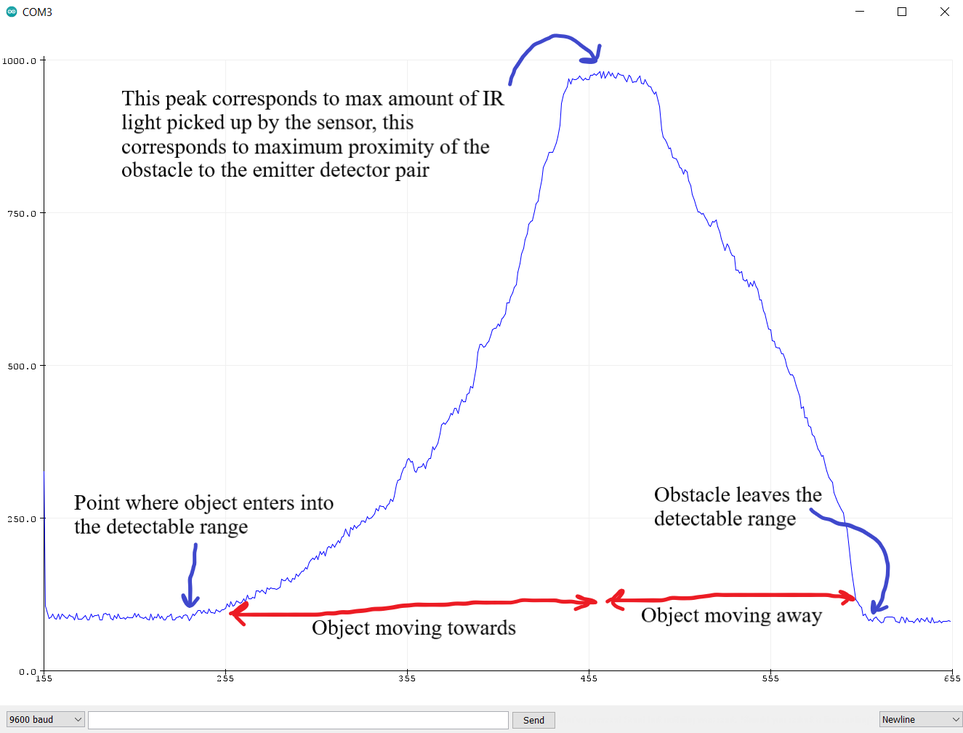
#> input picture Arduino Codes/IR Reflection Data.png, 963 x 733 px, shrunk from 1325 x 1008 before the run, given in place of the camera
$ python ColorDetection.py
#> lines starting #> are read from the running program, lines starting #| are printed output that depends on the picture; after the words box and inside, x2 and y2 are one past the last pixel; in counts of white or black regions, pixels touching at a corner belong together
"""
Arihant Tiwari
"""

import numpy as np
import cv2


# Capturing video through webcam
webcam = cv2.VideoCapture(0)

# Start a while loop
while(1):

	# Reading the video from the
	# webcam in image frames
	_, imageFrame = webcam.read()
#> imageFrame is the input picture: shape (733, 963, 3); mean B, G, R 249.2, 248.2, 249

	# Convert the imageFrame in
	# BGR(RGB color space) to
	# HSV(hue-saturation-value)
	# color space
	hsvFrame = cv2.cvtColor(imageFrame, cv2.COLOR_BGR2HSV)
#> hsvFrame: shape (733, 963, 3); mean H, S, V 3.4, 2.1, 250.1

	# Set range for red color and
	# define mask
	red_lower = np.array([136, 87, 111], np.uint8)
	red_upper = np.array([180, 255, 255], np.uint8)
	red_mask = cv2.inRange(hsvFrame, red_lower, red_upper)
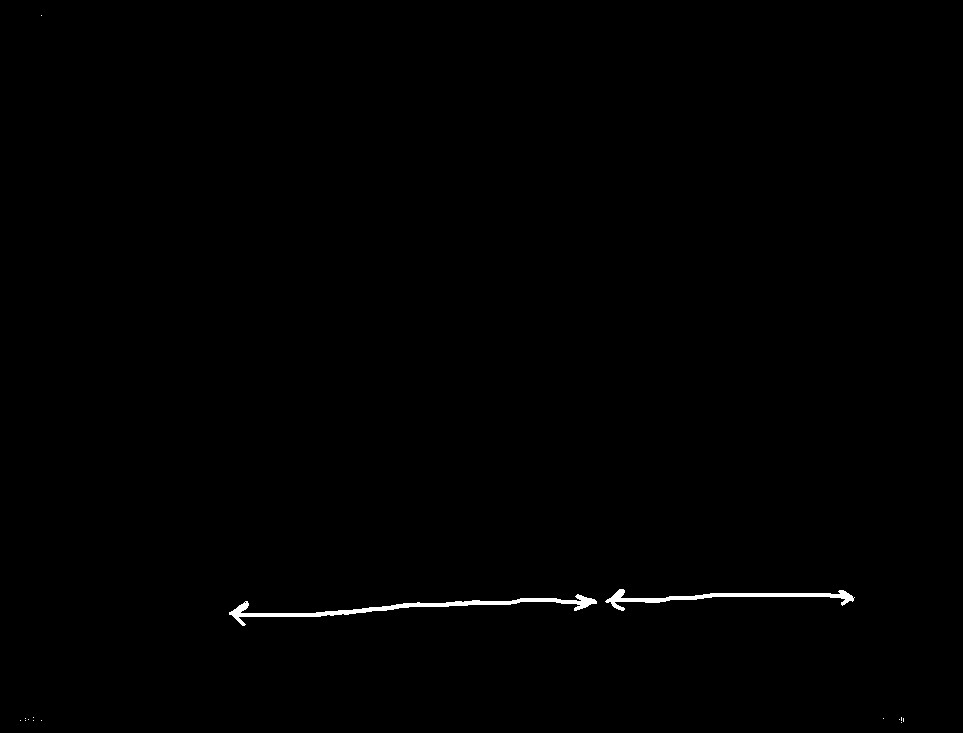
#> red_mask: shape (733, 963); 0.43% white; 15 white regions (13 under 20 px), largest, box (x1, y1, x2, y2) and area: (229, 594, 597, 626) 1805, (605, 589, 855, 611) 1229

	# Set range for green color and
	# define mask
	green_lower = np.array([25, 52, 72], np.uint8)
	green_upper = np.array([102, 255, 255], np.uint8)
	green_mask = cv2.inRange(hsvFrame, green_lower, green_upper)
#> green_mask: shape (733, 963); 0.02% white in thin lines or dots

	# Set range for blue color and
	# define mask
	blue_lower = np.array([94, 80, 2], np.uint8)
	blue_upper = np.array([120, 255, 255], np.uint8)
	blue_mask = cv2.inRange(hsvFrame, blue_lower, blue_upper)
#> blue_mask: shape (733, 963); 0.65% white in thin lines or dots

	# Morphological Transform, Dilation
	# for each color and bitwise_and operator
	# between imageFrame and mask determines
	# to detect only that particular color
	kernal = np.ones((5, 5), "uint8")

	# For red color
	red_mask = cv2.dilate(red_mask, kernal)
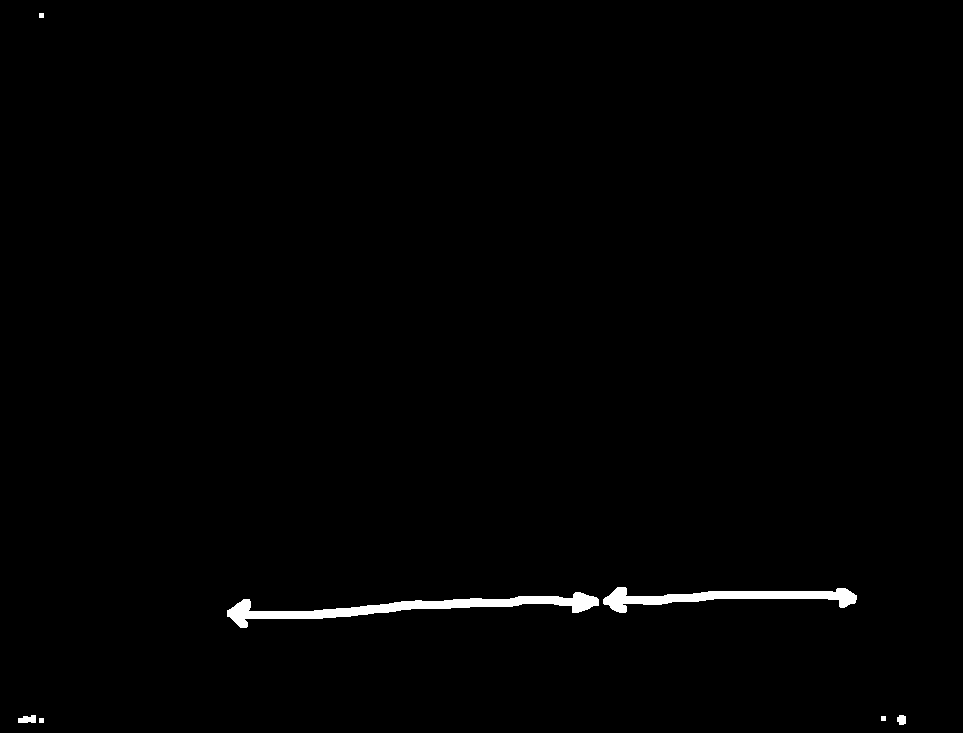
#> red_mask: shape (733, 963); 0.9% white; 7 white regions, largest, box (x1, y1, x2, y2) and area: (227, 592, 599, 628) 3598, (603, 587, 857, 613) 2470, (18, 715, 36, 723) 115
	res_red = cv2.bitwise_and(imageFrame, imageFrame,
							mask = red_mask)

	# For green color
	green_mask = cv2.dilate(green_mask, kernal)
#> green_mask: shape (733, 963); 0.16% white; 10 white regions, largest, box (x1, y1, x2, y2) and area: (4, 4, 19, 19) 202, (523, 715, 547, 726) 187, (9, 714, 26, 725) 142
	res_green = cv2.bitwise_and(imageFrame, imageFrame,
								mask = green_mask)

	# For blue color
	blue_mask = cv2.dilate(blue_mask, kernal)
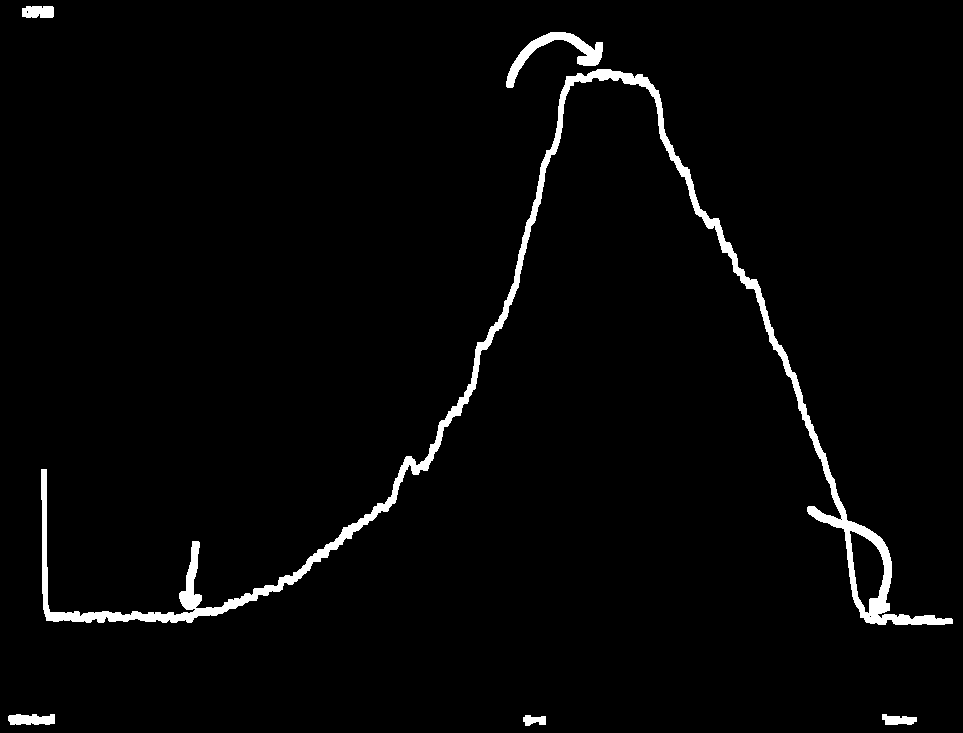
#> blue_mask: shape (733, 963); 2.5% white; 6 white regions
	res_blue = cv2.bitwise_and(imageFrame, imageFrame,
							mask = blue_mask)

	# Creating contour to track red color
	contours, hierarchy = cv2.findContours(red_mask,
										cv2.RETR_TREE,
										cv2.CHAIN_APPROX_SIMPLE)
#> contours = 7 contours, 3 with area under 20; largest, box (x1, y1, x2, y2) and area: (227, 592, 599, 628) 3204, (603, 587, 857, 613) 2196, (18, 715, 36, 723) 90, (897, 715, 906, 725) 60

	for pic, contour in enumerate(contours):
		area = cv2.contourArea(contour)
		if(area > 300):
			x, y, w, h = cv2.boundingRect(contour)
			imageFrame = cv2.rectangle(imageFrame, (x, y),
									(x + w, y + h),
									(0, 0, 255), 2)

			cv2.putText(imageFrame, "Red Colour", (x, y),
						cv2.FONT_HERSHEY_SIMPLEX, 1.0,
						(0, 0, 255))
#> this loop made 7 passes
#> (area, x, y, w, h) on passes 5 to 6: (3204.5, 227, 592, 372, 36), (2196, 603, 587, 254, 26)
#> area on passes 3 to 4: 60, 90.5
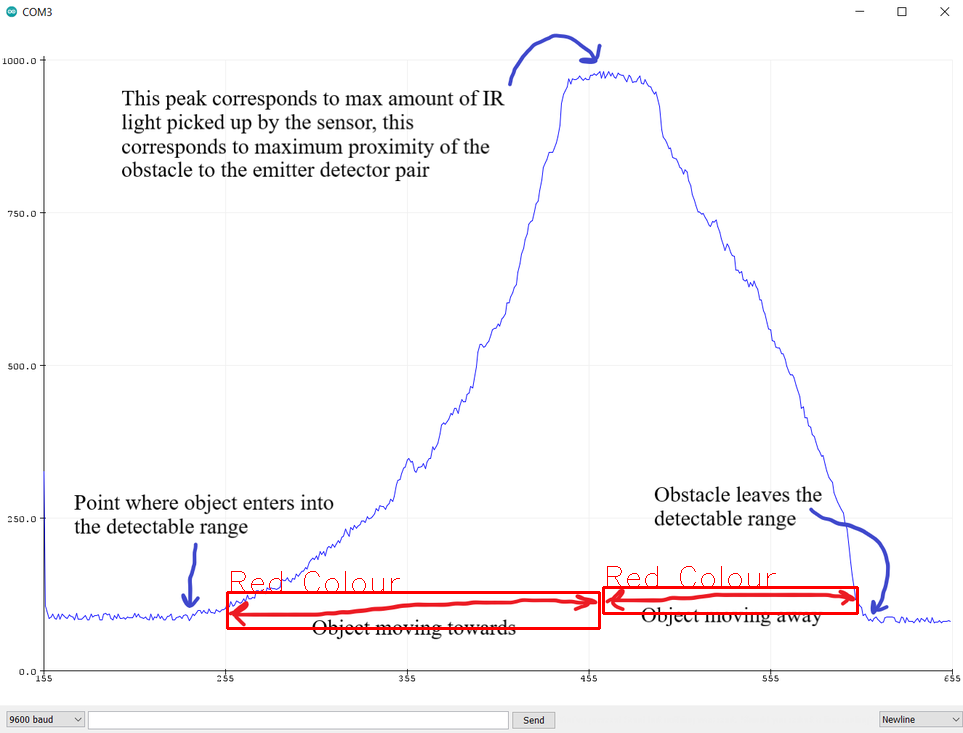
#> imageFrame: shape (733, 963, 3); 0.67% of pixels changed, all inside (x1, y1, x2, y2) = (226, 566, 859, 630)

	# Creating contour to track green color
	contours, hierarchy = cv2.findContours(green_mask,
										cv2.RETR_TREE,
										cv2.CHAIN_APPROX_SIMPLE)
#> contours = 10 contours, 1 with area under 20; largest, box (x1, y1, x2, y2) and area: (4, 4, 19, 19) 178, (523, 715, 547, 726) 154, (9, 714, 26, 725) 115, (34, 7, 48, 17) 103, (35, 716, 51, 725) 98

	for pic, contour in enumerate(contours):
		area = cv2.contourArea(contour)
		if(area > 300):
			x, y, w, h = cv2.boundingRect(contour)
			imageFrame = cv2.rectangle(imageFrame, (x, y),
									(x + w, y + h),
									(0, 255, 0), 2)

			cv2.putText(imageFrame, "Green Colour", (x, y),
						cv2.FONT_HERSHEY_SIMPLEX,
						1.0, (0, 255, 0))
#> this loop made 10 passes
#> area on passes 2, 3, 4, 6, 7, 8, 9, 10: 97.5, 91, 153.5, 77.5, 115, 32, 103, 178.5
#> (contour, area) on pass 5: ([[27, 715], [27, 723], [31, 723], [31, 715]], 32)

	# Creating contour to track blue color
	contours, hierarchy = cv2.findContours(blue_mask,
										cv2.RETR_TREE,
										cv2.CHAIN_APPROX_SIMPLE)
#> contours = 10 contours, 3 with area under 20; largest, box (x1, y1, x2, y2) and area: (41, 69, 953, 625) 14683, (849, 530, 885, 614) 1764, (506, 32, 603, 88) 1238, (8, 714, 55, 725) 380, (22, 6, 54, 18) 315, (882, 714, 917, 725) 232, (523, 715, 546, 726) 150
	for pic, contour in enumerate(contours):
		area = cv2.contourArea(contour)
		if(area > 300):
			x, y, w, h = cv2.boundingRect(contour)
			imageFrame = cv2.rectangle(imageFrame, (x, y),
									(x + w, y + h),
									(255, 0, 0), 2)

			cv2.putText(imageFrame, "Blue Colour", (x, y),
						cv2.FONT_HERSHEY_SIMPLEX,
						1.0, (255, 0, 0))
#> this loop made 10 passes
#> (area, x, y, w, h) on passes 3, 4, 6, 8, 9: (380.5, 8, 714, 47, 11), (14683, 41, 69, 912, 556), (1763.5, 849, 530, 36, 84), (1238, 506, 32, 97, 56), (315, 22, 6, 32, 12)
#> area on passes 1 to 2: 150.5, 232.5
#> pass 3, `imageFrame = cv2.rectangle(imageFrame, (x, y), (x + w, y + h), (255, 0..`:
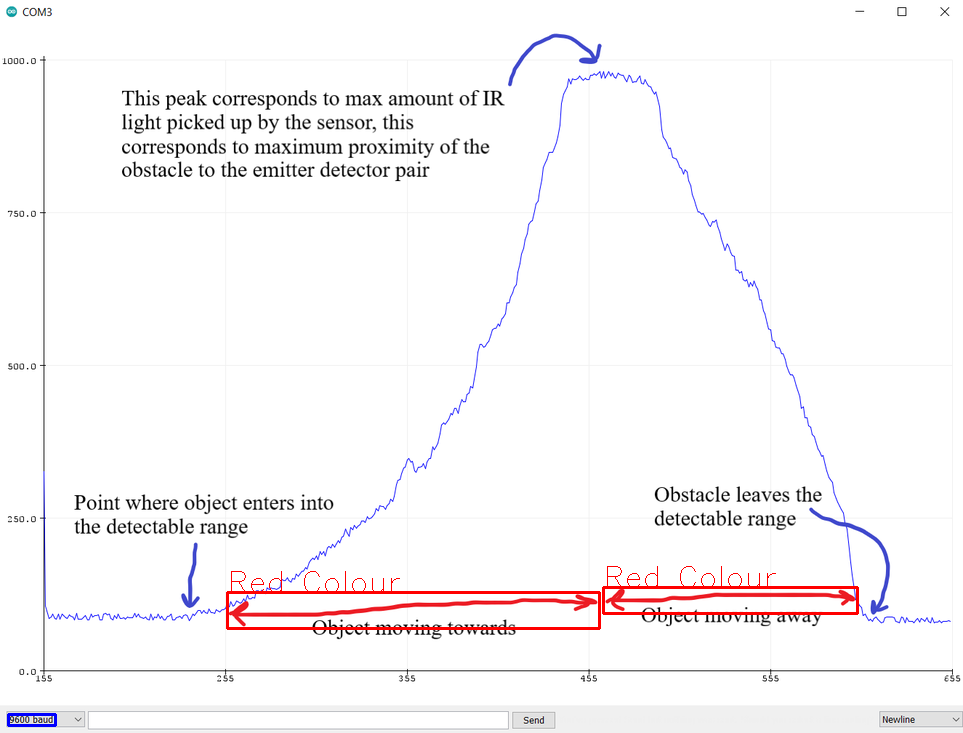
#> imageFrame: shape (733, 963, 3); 0.05% of pixels changed, all inside (x1, y1, x2, y2) = (7, 713, 57, 727)
#> after the loop:
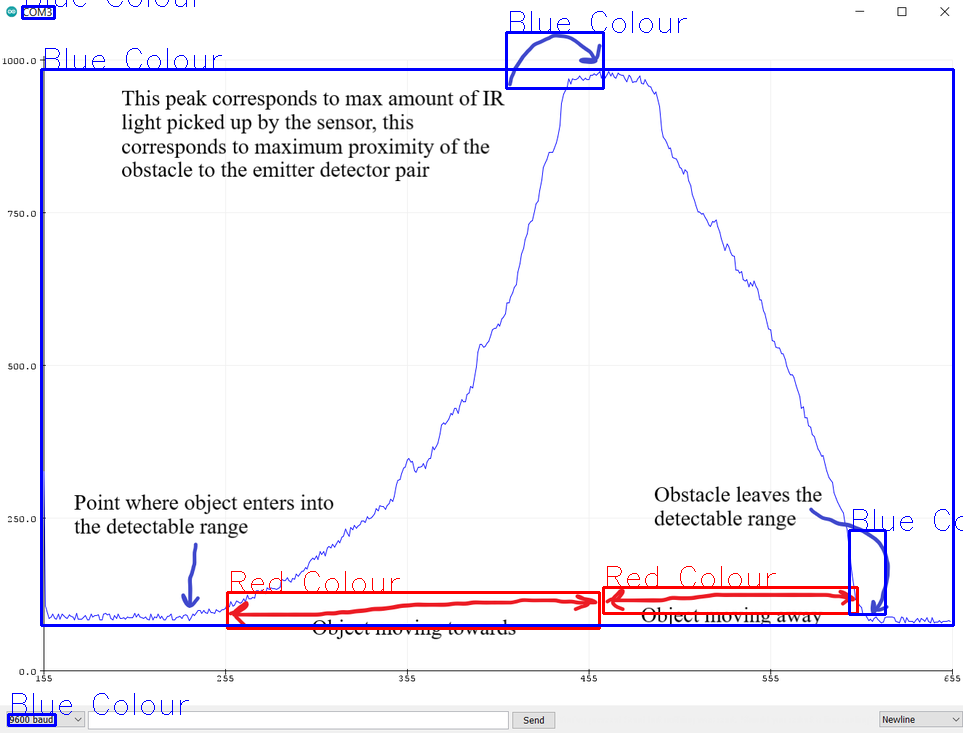
#> imageFrame: shape (733, 963, 3); 1.71% of pixels changed, all inside (x1, y1, x2, y2) = (12, 0, 963, 715)

	# Program Termination
	cv2.imshow("Multiple Color Detection in Real-TIme", imageFrame)
	if cv2.waitKey(10) & 0xFF == ord('q'):
#> (key q is pressed here)
#> (the run stopped early here; a loop or call above may not have finished)

$ run again, on Arduino Codes/IR Reflection 2.0.png
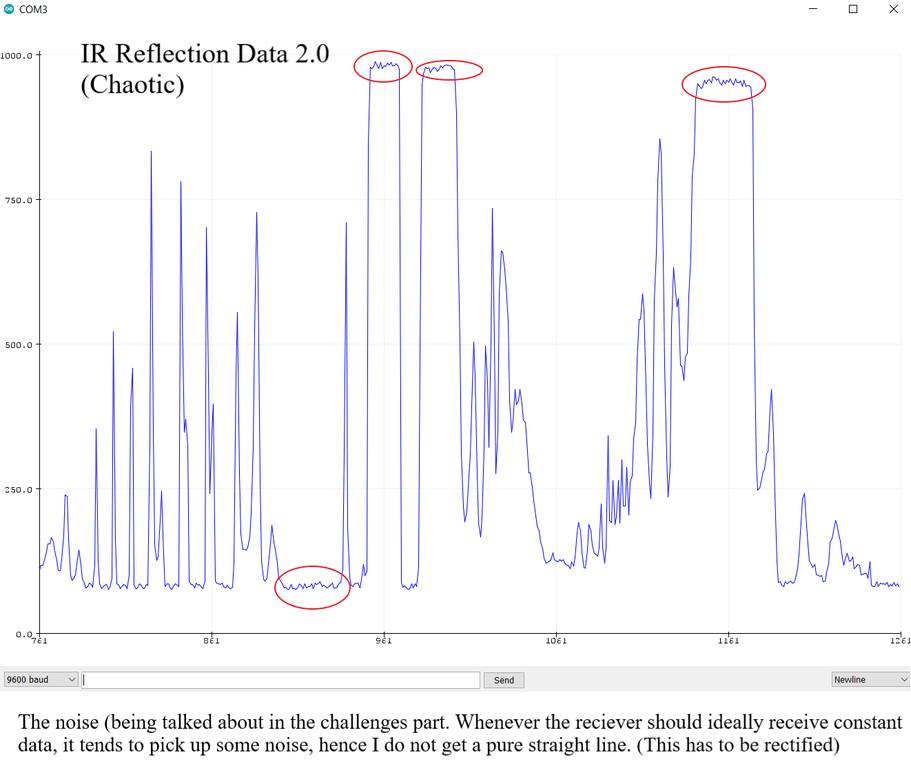
#> input picture Arduino Codes/IR Reflection 2.0.png, 911 x 775 px, shrunk from 1322 x 1125 before the run, given in place of the camera
#> imageFrame is the input picture: shape (775, 911, 3); mean B, G, R 250.7, 246.8, 247.1
#> hsvFrame: shape (775, 911, 3); mean H, S, V 8.9, 4.3, 251
#> `red_mask = cv2.inRange(hsvFrame, red_lower, red_upper)`:
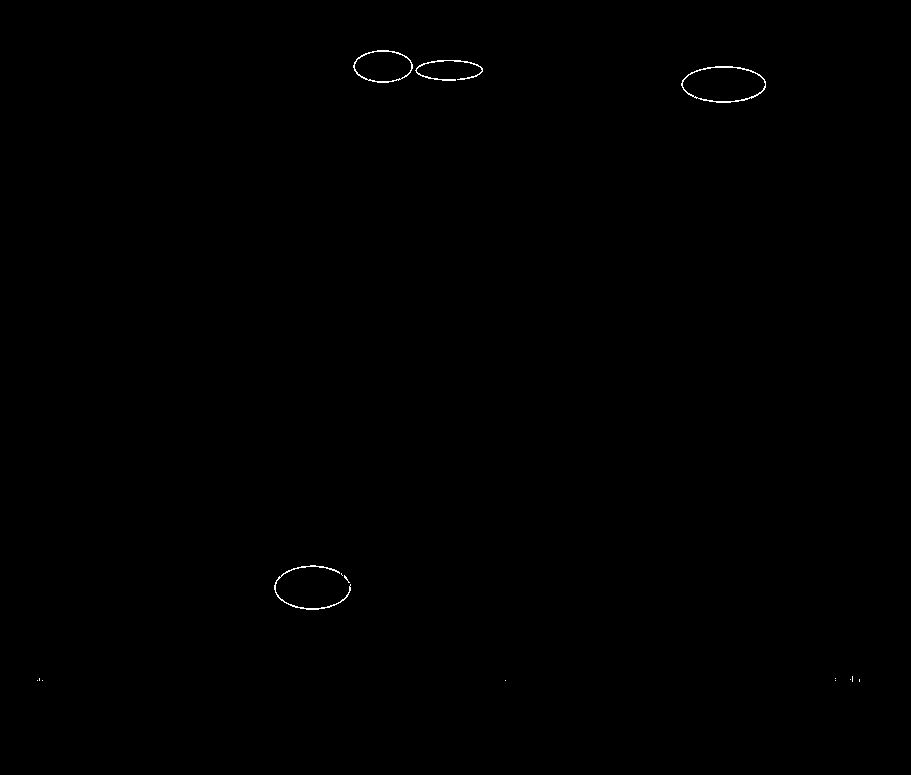
#> red_mask: shape (775, 911); 0.15% white in thin lines or dots, all inside (x1, y1, x2, y2) = (37, 50, 860, 682)
#> `contours, hierarchy = cv2.findContours(red_mask, cv2.RETR_TREE, cv2.CH..`: contours = 12 contours, 1 with area under 20; largest, box (x1, y1, x2, y2) and area: (351, 48, 485, 85) 3246, (272, 563, 353, 612) 3076, (679, 64, 768, 105) 2859, (277, 568, 348, 607) 2002, (684, 69, 763, 100) 1773
#> the loop `for pic, contour in enumerate(contours):` made 12 passes
#> (area, x, y, w, h) on passes 6 to 12: (3075.5, 272, 563, 81, 49), (2001.5, 277, 568, 71, 39), (2859, 679, 64, 89, 41), (1773, 684, 69, 79, 31), (3245.5, 351, 48, 134, 37), (630.5, 419, 62, 60, 16), (1027, 356, 53, 54, 27)
#> `contours, hierarchy = cv2.findContours(green_mask, cv2.RETR_TREE, cv2...`: contours = 12 contours, 2 with area under 20; largest, box (x1, y1, x2, y2) and area: (2, 2, 16, 16) 161, (494, 677, 514, 685) 117, (19, 4, 33, 15) 105, (33, 3, 49, 15) 103, (842, 676, 856, 685) 88
#> the loop `for pic, contour in enumerate(contours):` made 12 passes
#> area on passes 1 to 8: 41, 32, 117, 32, 88.5, 69, 80, 105
#> `contours, hierarchy = cv2.findContours(blue_mask, cv2.RETR_TREE, cv2.C..`: contours = 6 contours; box (x1, y1, x2, y2) and area: (37, 59, 901, 592) 56041, (6, 674, 43, 685) 304, (834, 674, 868, 685) 262, (18, 3, 49, 15) 260, (496, 675, 516, 685) 124, (45, 676, 50, 684) 28
#> the loop `for pic, contour in enumerate(contours):` made 6 passes
#> (area, x, y, w, h) on passes 4 to 5: (303.5, 6, 674, 37, 11), (56041, 37, 59, 864, 533)
#> after the loop `for pic, contour in enumerate(contours):`:
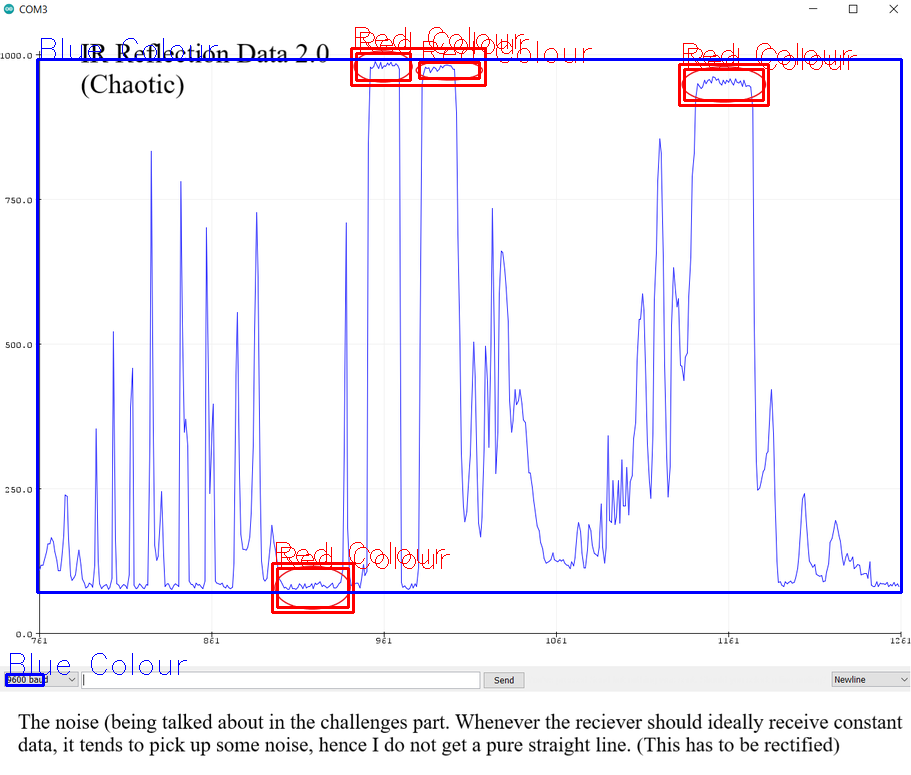
#> imageFrame: shape (775, 911, 3); mean B, G, R 248.6, 241.3, 243.9
